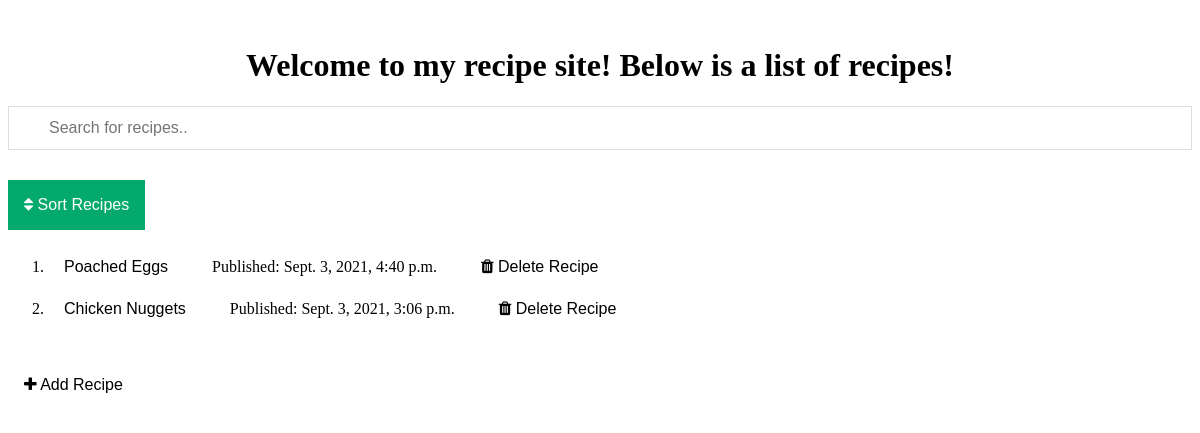
/recipe_app/, run on an earlier commit of the app's database.
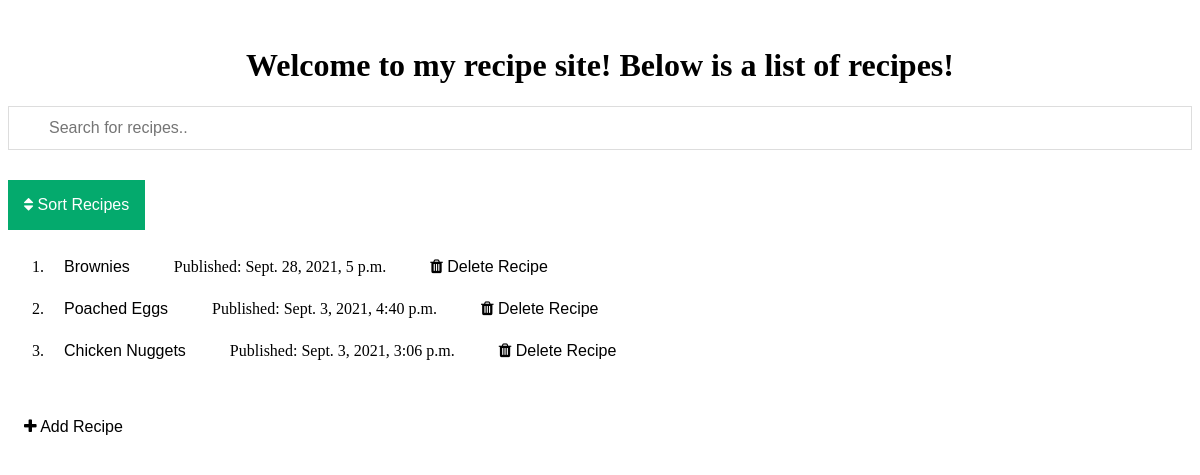
And on a later commit of the database.
### recipe_app/models.py (models this page shows, shortened)
class Recipe(models.Model):
    recipe_name = models.CharField(max_length=200)
    pub_date= models.DateTimeField('date published')

### recipe_app/views.py (the view)
# urls.py: path('', views.index, name='index'),
def index(request, *args, **kwargs):
    if kwargs:
        order = kwargs["sort_order"]
    else:
        order = '-pub_date'
    if order == 'add':
        template_path = "recipe_app/add_recipe.html"
    if order not in ['-pub_date', 'pub_date', '-recipe_name', 'recipe_name']:
        order = '-pub_date'
    latest_recipe_list = Recipe.objects.order_by(order)
    template = loader.get_template('recipe_app/index.html')
    context = {
        'latest_recipe_list': latest_recipe_list,
        }
    return HttpResponse(template.render(context, request))

### recipe_app/templates/recipe_app/index.html (shortened to what this page needs)
<link rel="stylesheet" href="https://cdnjs.cloudflare.com/ajax/libs/font-awesome/4.7.0/css/font-awesome.min.css">
{% if latest_recipe_list %}
    <h1>Welcome to my recipe site! Below is a list of recipes!</h1>
    <input type="text" id="myInput" onkeyup="filter()" placeholder="Search for recipes.." title="Type in a recipe">
    <div class="dropdown">
      <button class="dropbtn"><i class="fa fa-sort"></i> Sort Recipes </button>
    </div>
    <ol id=myOL>
    {% for recipe in latest_recipe_list %}
        <li><a href="{% url 'recipe_app:recipe_page' recipe.id %}"><button class="btn"> {{ recipe.recipe_name }} </button></a>
        &nbsp;&nbsp;&nbsp;&nbsp;&nbsp;
        Published: {{ recipe.pub_date }}
        <a href="{% url 'recipe_app:delete_recipe' recipe.id %}"><button class="btn"><i class="fa fa-trash"></i>  Delete Recipe</button></a>
    {% endfor %}
    </ol>
{% else %}
    <h1>No recipes are available.</h1>
{% endif %}
<a href="/recipe_app/add"><button class="btn"><i class="fa fa-plus"></i> Add Recipe</button></a>

What changed in the data, as far as the page shows it:
added Recipe: recipe_name "Brownies", pub_date "Sept. 28, 2021, 5 p.m."
